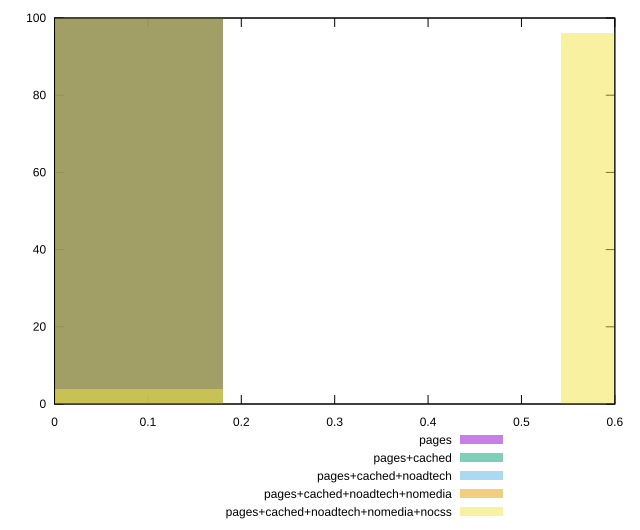

This chart was generated by the following gnuplot code:
reset

$pages <<EOF
0 100
EOF

$pagesCached <<EOF
0 100
EOF

$pagesCachedNoadtech <<EOF
0 100
EOF

$pagesCachedNoadtechNomedia <<EOF
0 100
EOF

$pagesCachedNoadtechNomediaNocss <<EOF
0.7234604576787607 96
0 4
EOF

set key outside below
set boxwidth 0.36173022883938033
set xrange [0:0.6]
set yrange [0:100]
set trange [0:100]
set style fill transparent solid 0.5 noborder
set terminal svg size 640, 530 enhanced background rgb 'white'
set output "report_00009_2021-02-08T22-37-41.559Z/cumulative-layout-shift/comparison/histogram/all_score.svg"

plot $pages title "pages" with boxes, \
     $pagesCached title "pages+cached" with boxes, \
     $pagesCachedNoadtech title "pages+cached+noadtech" with boxes, \
     $pagesCachedNoadtechNomedia title "pages+cached+noadtech+nomedia" with boxes, \
     $pagesCachedNoadtechNomediaNocss title "pages+cached+noadtech+nomedia+nocss" with boxes

reset
